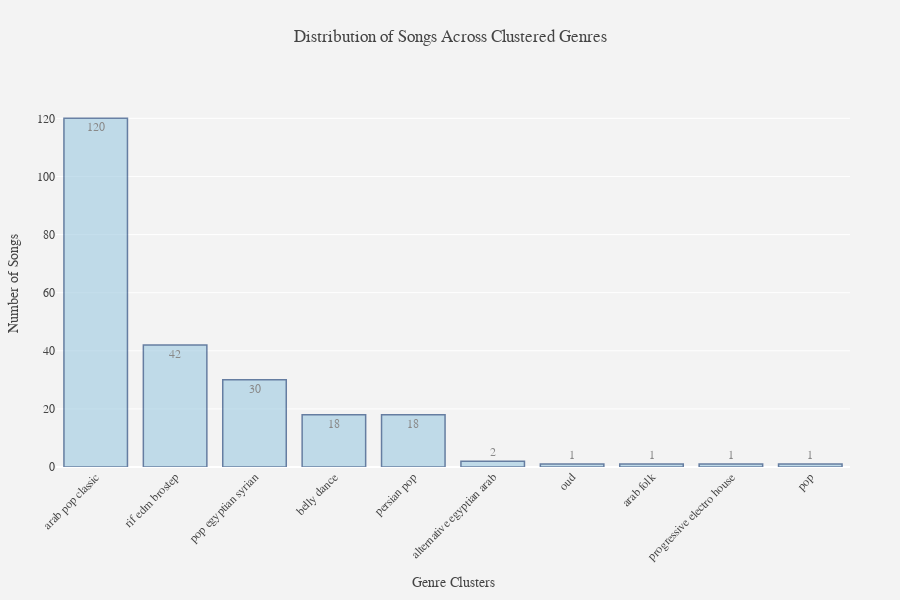

This figure's notebook cell:
### Code cell
create_clustered_genre_histogram(genre_classification, sp)

### Figure 1 — Plotly figure (JSON) as saved in the notebook; plotly's stock layout.template omitted (floating-point values rounded to 4 significant figures)
{"data": [{"hoverinfo": "text", "hovertext": ["Cluster: arab pop classic<br>Genres:<br>classic arab pop<br>arab pop", "Cluster: rif edm brostep<br>Genres:<br>rif<br>edm<br>brostep", "Cluster: pop egyptian syrian<br>Genres:<br>syrian pop<br>egyptian pop<br>egyptian rock", "Cluster: belly dance<br>Genres:<br>belly dance", "Cluster: persian pop<br>Genres:<br>persian pop", "Cluster: alternative egyptian arab<br>Genres:<br>egyptian alternative<br>arab alternative", "Cluster: oud<br>Genres:<br>oud", "Cluster: arab folk<br>Genres:<br>arab folk", "Cluster: progressive electro house<br>Genres:<br>progressive electro house", "Cluster: pop<br>Genres:<br>pop"], "marker": {"color": "rgb(158,202,225)", "line": {"color": "rgb(8,48,107)", "width": 1.5}}, "opacity": 0.6, "text": ["120", "42", "30", "18", "18", "2", "1", "1", "1", "1"], "textposition": "auto", "type": "bar", "x": ["arab pop classic", "rif edm brostep", "pop egyptian syrian", "belly dance", "persian pop", "alternative egyptian arab", "oud", "arab folk", "progressive electro house", "pop"], "y": [120, 42, 30, 18, 18, 2, 1, 1, 1, 1]}], "layout": {"bargap": 0.2, "font": {"color": "rgb(68, 68, 68)", "family": "Arial", "size": 12}, "height": 600, "margin": {"b": 100, "l": 50, "r": 50, "t": 100}, "paper_bgcolor": "rgb(243, 243, 243)", "plot_bgcolor": "rgb(243, 243, 243)", "title": {"text": "Distribution of Songs Across Clustered Genres", "x": 0.5, "xanchor": "center", "y": 0.95, "yanchor": "top"}, "xaxis": {"tickangle": -45, "title": {"text": "Genre Clusters"}}, "yaxis": {"title": {"text": "Number of Songs"}}}}
